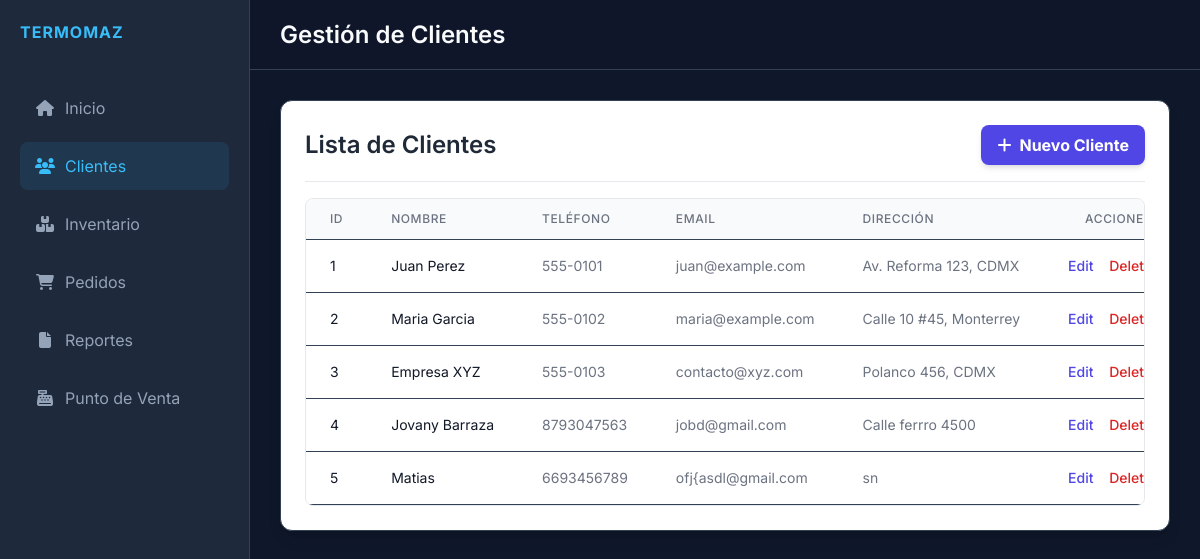
The app's page /clients, older data.
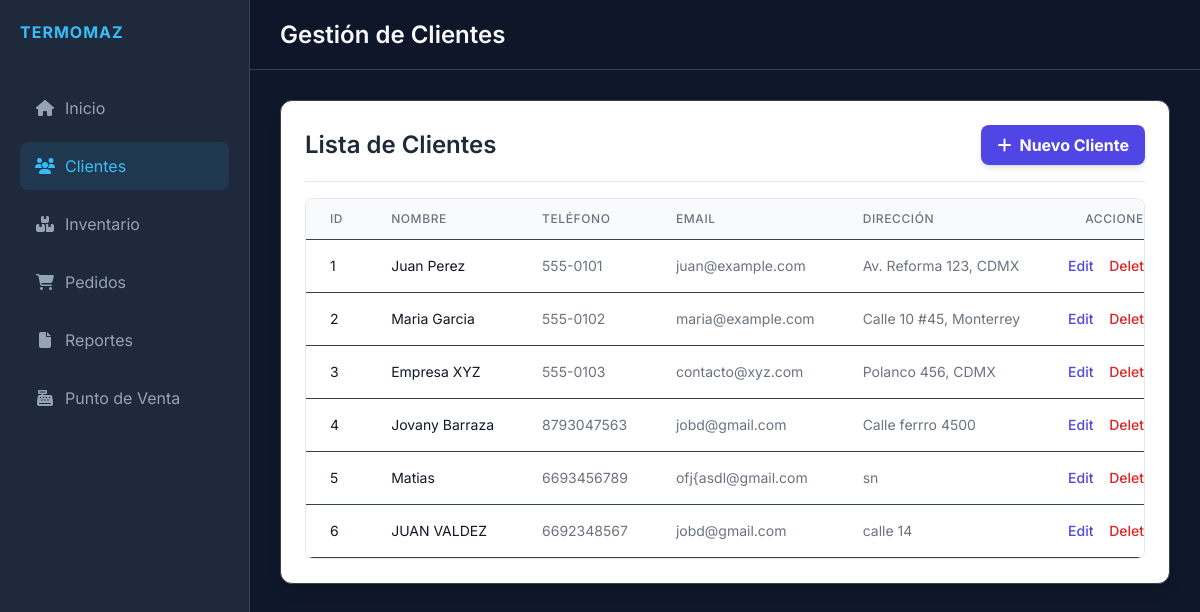
The same page, newer data.
### models.py (models this page shows)
class Client(db.Model):
    id = db.Column(db.Integer, primary_key=True)
    name = db.Column(db.String(100), nullable=False)
    phone = db.Column(db.String(20))
    email = db.Column(db.String(100))
    address = db.Column(db.String(200))
    created_at = db.Column(db.DateTime, default=datetime.utcnow)

### app.py (the view)
@app.route('/clients')
def clients():
    all_clients = Client.query.all()
    return render_template('clients.html', clients=all_clients)

### templates/clients.html (shortened to what this page needs)
{% extends 'base.html' %}
{% block title %}Gestión de Clientes{% endblock %}
{% block content %}
<div class="card p-6 bg-white shadow-lg rounded-xl">
    <div class="modal-header flex justify-between items-center border-b pb-4 mb-4">
        <h2 class="text-2xl font-semibold text-gray-800">Lista de Clientes</h2>
        <button
            class="btn btn-primary bg-indigo-600 hover:bg-indigo-700 text-white font-bold py-2 px-4 rounded-lg flex items-center shadow-md transition duration-150"
            onclick="toggleModal('addClientModal')">
            <i class="fas fa-plus mr-2"></i> Nuevo Cliente
        </button>
    </div>
    {% if clients | length > 0 %}
    <div class="overflow-x-auto rounded-lg border border-gray-200">
        <table class="min-w-full divide-y divide-gray-200">
            <thead class="bg-gray-50">
                <tr>
                    <th class="px-6 py-3 text-left text-xs font-medium text-gray-500 uppercase tracking-wider">ID</th>
                    <th class="px-6 py-3 text-left text-xs font-medium text-gray-500 uppercase tracking-wider">Nombre
                    </th>
                    <th class="px-6 py-3 text-left text-xs font-medium text-gray-500 uppercase tracking-wider">Teléfono
                    </th>
                    <th class="px-6 py-3 text-left text-xs font-medium text-gray-500 uppercase tracking-wider">Email
                    </th>
                    <th class="px-6 py-3 text-left text-xs font-medium text-gray-500 uppercase tracking-wider">Dirección
                    </th>
                    <th class="px-6 py-3 text-right text-xs font-medium text-gray-500 uppercase tracking-wider">Acciones
                    </th>
                </tr>
            </thead>
            <tbody class="bg-white divide-y divide-gray-200">
                {% for client in clients %}
                <tr>
                    <td class="px-6 py-4 whitespace-nowrap text-sm text-gray-900">{{ client.id }}</td>
                    <td class="px-6 py-4 whitespace-nowrap text-sm text-gray-900">{{ client.name }}</td>
                    <td class="px-6 py-4 whitespace-nowrap text-sm text-gray-500">{{ client.phone }}</td>
                    <td class="px-6 py-4 whitespace-nowrap text-sm text-gray-500">{{ client.email }}</td>
                    <td class="px-6 py-4 whitespace-nowrap text-sm text-gray-500">{{ client.address }}</td>
                    <td class="px-6 py-4 whitespace-nowrap text-right text-sm font-medium">
                        <button
                            onclick="openEditModal('{{ client.id }}', '{{ client.name }}', '{{ client.phone }}', '{{ client.email }}', '{{ client.address }}')"
                            class="text-indigo-600 hover:text-indigo-900 mr-3 transition duration-150 ease-in-out">
                            Edit
                        </button>
                        <a href="{{ url_for('delete_client', id=client.id) }}"
                            class="text-red-600 hover:text-red-900 transition duration-150 ease-in-out"
                            onclick="return confirm('¿Estás seguro que quieres eliminar este cliente?')">
                            Delete
                        </a>
                    </td>
                </tr>
                {% endfor %}
            </tbody>
        </table>
    </div>
    {% else %}
    <p class="text-center text-gray-500 py-8">No hay clientes registrados.</p>
    {% endif %}
</div>
{% endblock %}

Row changes from the older to the newer data that the page shows:
added Client: id "6", name "JUAN VALDEZ", phone "6692348567", email "jobd@gmail.com", address "calle 14"
